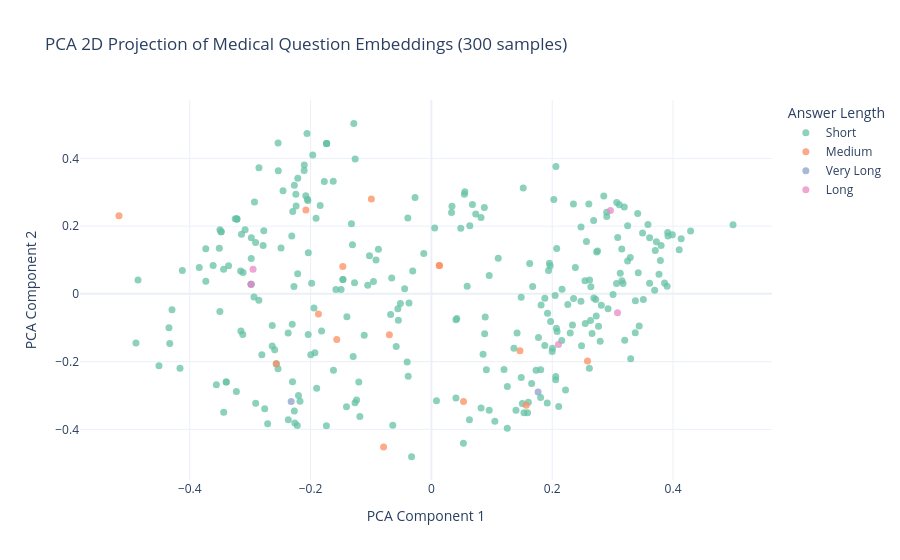

Notebook source saved alongside this figure:
### Code cell
# -- Plot 3: PCA 2D Embedding Visualization
from sklearn.decomposition import PCA

print('Computing embeddings for 300 samples...')
sample_df = df.sample(300, random_state=42).reset_index(drop=True)
sample_embs = embeddings.embed_documents(sample_df['question'].tolist())
emb_array = np.array(sample_embs)
print(f'Embeddings shape: {emb_array.shape}')

pca = PCA(n_components=2, random_state=42)
coords = pca.fit_transform(emb_array)
print(f'PCA variance explained: {pca.explained_variance_ratio_.sum()*100:.1f}%')

sample_df['length_bucket'] = pd.cut(
    sample_df['answer'].str.len(), bins=4,
    labels=['Short','Medium','Long','Very Long']
).astype(str)

fig3 = px.scatter(
    x=coords[:,0], y=coords[:,1],
    color=sample_df['length_bucket'],
    title='PCA 2D Projection of Medical Question Embeddings (300 samples)',
    labels={'x': 'PCA Component 1', 'y': 'PCA Component 2', 'color': 'Answer Length'},
    template='plotly_white',
    color_discrete_sequence=px.colors.qualitative.Set2
)
fig3.update_traces(marker=dict(size=7, opacity=0.75))
fig3.show()
print('Plot 3: PCA embedding scatter')

### Figure 1 — Plotly figure (JSON) as saved in the notebook; plotly's stock layout.template omitted (floating-point values rounded to 4 significant figures; data arrays with more than 128 entries replaced by an {"elided": "..."} marker saying what was removed)
{"data": [{"hovertemplate": "Answer Length=Short<br>PCA Component 1=%{x}<br>PCA Component 2=%{y}<extra></extra>", "legendgroup": "Short", "marker": {"color": "rgb(102,194,165)", "opacity": 0.75, "size": 7, "symbol": "circle"}, "mode": "markers", "name": "Short", "orientation": "v", "showlegend": true, "type": "scatter", "x": {"elided": "277 float values"}, "xaxis": "x", "y": {"elided": "277 float values"}, "yaxis": "y"}, {"hovertemplate": "Answer Length=Medium<br>PCA Component 1=%{x}<br>PCA Component 2=%{y}<extra></extra>", "legendgroup": "Medium", "marker": {"color": "rgb(252,141,98)", "opacity": 0.75, "size": 7, "symbol": "circle"}, "mode": "markers", "name": "Medium", "orientation": "v", "showlegend": true, "type": "scatter", "x": [0.2584, -0.2078, 0.1569, -0.5172, -0.0994, -0.1467, -0.07917, 0.05317, -0.2568, 0.01316, 0.1466, -0.1566, 0.01316, -0.06957, -0.187], "xaxis": "x", "y": [-0.1983, 0.2477, -0.3285, 0.2303, 0.2799, 0.0806, -0.4523, -0.3175, -0.2064, 0.08372, -0.1682, -0.1345, 0.08372, -0.1205, -0.05931], "yaxis": "y"}, {"hovertemplate": "Answer Length=Very Long<br>PCA Component 1=%{x}<br>PCA Component 2=%{y}<extra></extra>", "legendgroup": "Very Long", "marker": {"color": "rgb(141,160,203)", "opacity": 0.75, "size": 7, "symbol": "circle"}, "mode": "markers", "name": "Very Long", "orientation": "v", "showlegend": true, "type": "scatter", "x": [-0.2985, 0.1766, -0.2322], "xaxis": "x", "y": [0.02861, -0.2898, -0.3175], "yaxis": "y"}, {"hovertemplate": "Answer Length=Long<br>PCA Component 1=%{x}<br>PCA Component 2=%{y}<extra></extra>", "legendgroup": "Long", "marker": {"color": "rgb(231,138,195)", "opacity": 0.75, "size": 7, "symbol": "circle"}, "mode": "markers", "name": "Long", "orientation": "v", "showlegend": true, "type": "scatter", "x": [0.2103, -0.2985, 0.2964, 0.3081, -0.2952], "xaxis": "x", "y": [-0.1493, 0.02861, 0.2458, -0.05606, 0.07262], "yaxis": "y"}], "layout": {"legend": {"title": {"text": "Answer Length"}, "tracegroupgap": 0}, "title": {"text": "PCA 2D Projection of Medical Question Embeddings (300 samples)"}, "xaxis": {"anchor": "y", "domain": [0, 1], "title": {"text": "PCA Component 1"}}, "yaxis": {"anchor": "x", "domain": [0, 1], "title": {"text": "PCA Component 2"}}}}
